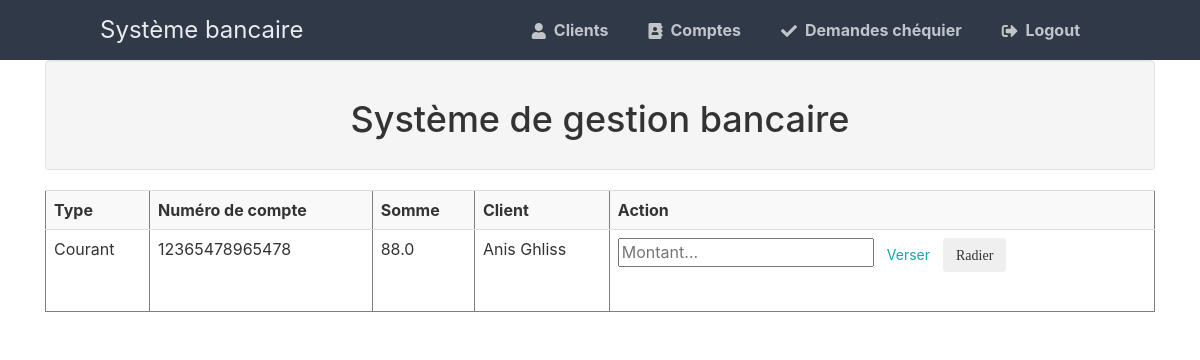
The page /compte (signed in) on the database its author committed.
### flask_blog/models.py (models this page shows, shortened)
class Compte(db.Model):
    RIB = db.Column(db.Integer, primary_key=True)
    type = db.Column(db.String(20), nullable=False)
    date_creation = db.Column(db.DateTime, nullable=False, default=datetime.utcnow)
    somme = db.Column(db.Float, nullable=False)
    user_id = db.Column(db.Integer, db.ForeignKey('user.id'), nullable=False)

class User(db.Model, UserMixin):
    id = db.Column(db.Integer, primary_key=True)
    cin = db.Column(db.Integer, unique=True, nullable=False)
    username = db.Column(db.String(20), unique=True, nullable=False)
    naissance = db.Column(db.String(20), unique=True, nullable=False)
    num_tel = db.Column(db.Integer,unique=True)
    etatCivil = db.Column(db.String(20), unique=True, nullable=False)
    email = db.Column(db.String(120), unique=True, nullable=False)
    adresse = db.Column(db.String(120), unique=True, nullable=False)
    sexe = db.Column(db.String(10), unique=True, nullable=False)
    image_file = db.Column(db.String(20), nullable=False, default='default.png')
    password = db.Column(db.String(60), nullable=False)
    num_carte =  db.Column(db.Integer,unique=True)
    code_confidentiel = db.Column(db.Integer,unique=True)
    comptes = db.relationship('Compte', backref='client', lazy=True)
    chequiers = db.relationship('Chequier', backref='client', lazy=True)

### flask_blog/routes.py (the view)
@app.route("/compte")
def compte_liste():
    if 'Admin' in session :
        form = CompteForm()
        form1 = VerserForm()
        comptes = Compte.query.all()
        return render_template('admin/compte.html',form1=form1, comptes=comptes, form=form)
    else :
        return render_template('admin/access_denied.html')

### flask_blog/form.py
class CompteForm(FlaskForm):
    type = StringField('Type', validators=[DataRequired()])
    RIB = StringField('RIB', validators=[DataRequired()])
    somme = FloatField('Somme', validators=[DataRequired()])
    submit = SubmitField('Valider')

class VerserForm(FlaskForm):
    montant = FloatField('Somme', validators=[DataRequired()], render_kw={"placeholder": "Montant..."})
    submit = SubmitField('Verser')

### flask_blog/models.py (called while the page is built)
@login_manager.user_loader
def load_user(user_id):
    return User.query.get(int(user_id))

### flask_blog/templates/admin/compte.html (shortened to what this page needs)
<link href="//maxcdn.bootstrapcdn.com/bootstrap/4.1.1/css/bootstrap.min.css" rel="stylesheet" id="bootstrap-css">
<html>
<head>
<link rel="stylesheet" href="{{ url_for('static', filename='style.css') }}">
<link rel="stylesheet" href="https://use.fontawesome.com/releases/v5.7.1/css/all.css">
<link href="{{url_for('static', filename = 'css/bootstrap.min.css')}}" rel="stylesheet">
</head>
<body>
	<nav class="navtop">
	    	<div>
				<h1>Système bancaire</h1>
                <a href="{{ url_for('client_liste') }}"><i class="fas fa-user"></i>Clients</a>
				<a href="{{ url_for('compte_liste') }}"><i class="fas fa-address-book"></i>Comptes</a>
                <a href="{{ url_for('chequier_liste') }}"><i class="fas fa-check"></i>Demandes chéquier</a>
				<a href="{{ url_for('logout') }}"><i class="fas fa-sign-out-alt"></i>Logout</a>
			</div>
		</nav>
<div class="container">
	<div class="well text-center">
		<h1>Système de gestion bancaire</h1>
	</div>
</div>
{%block body %}
<div class="container">
	<div class="row">
		<div class="col md-12">
		<table border="1" style="height: fit-content;align-content: center;" class="table table-striped">
			<tr style="text-align: center;">
				<th> Type</th>
				<th> Numéro de compte </th>
		      	<th> Somme</th>
				<th> Client</th>
				<th style="width: fit-content;"> Action</th>
			</tr>
		    {% for compte in comptes %}
                <tr>
                    <td>{{compte.type}}</td>
                    <td>{{compte.RIB}}</td>
                    <td>{{compte.somme}}</td>
                    <td>{{compte.client.username}}</td>
					<td>
					<div style="width:fit-content;display: flex; justify-content: space-evenly; flex-wrap: nowrap;">
					 <form style="display: flex;" method="POST" action="{{ url_for('verser',acc_id=compte.RIB) }}">
						<div class="form-group">
							{% if form1.montant.errors %}
								{{ form1.montant(class="form1-control form1-control-lg is-invalid") }}
								<div class="invalid-feedback">
									{% for error in form1.montant.errors %}
										<span>{{ error }}</span>
									{% endfor %}
								</div>
							{% else %}
								{{ form1.montant(class="form1-control form1-control-lg") }}
							{% endif %}
						</div>
						<div class="form-group">
							{{ form1.submit(class="btn btn-outline-info") }}
						</div>
					 </form>
					 <form action="{{ url_for('delete_compte', acc_id=compte.RIB) }}" method="POST">
                 	 	<input class="btn fa fa-times" type="submit" value="Radier">
                     </form>
					</td>
				</div>
			{% endfor %}
		</div>
	</div>
{% endblock%}
</body>
</html>

### flask_blog/static/style.css (style rules this page uses)
* { box-sizing: border-box; font-family: -apple-system, BlinkMacSystemFont, "segoe ui", roboto, oxygen, ubuntu, cantarell, "fira sans", "droid sans", "helvetica neue", Arial, sans-serif; font-size: 16px; -webkit-font-smoothing: antialiased; -moz-osx-font-smoothing: grayscale; }
body { background-color: #435165; margin: 0; }
.navtop { background-color: #2f3947; height: 60px; width: 100%; border: 0; }
.navtop div { display: flex; margin: 0 auto; width: 1000px; height: 100%; }
.navtop div h1, .navtop div a { display: inline-flex; align-items: center; }
.navtop div h1 { flex: 1; font-size: 24px; padding: 0; margin: 0; color: #eaebed; font-weight: normal; }
.navtop div a { padding: 0 20px; text-decoration: none; color: #c1c4c8; font-weight: bold; }
.navtop div a i { padding: 2px 8px 0 0; }

### rows shown on the page
Compte: type "Courant", RIB "12365478965478", somme "88.0", client.username "Anis Ghliss"
